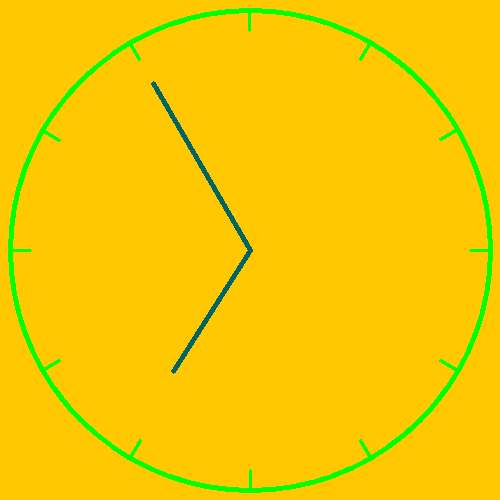
#> input picture Project_1/3/init/Data/clock1.png, 500 x 500 px
$ jupyter execute --allow-errors notebook.ipynb   (shell and % lines are left out)
#> lines starting #> are read from the running program, lines starting #| are printed output that depends on the picture; after the words box and inside, x2 and y2 are one past the last pixel; in counts of white or black regions, pixels touching at a corner belong together
<h1 align=center style="line-height:200%;font-family:vazir;color:#0099cc">
<font face="vazir" color="#0099cc">
ساعت چنده؟
</font>
</h1>

---

<h2 align=right style="line-height:200%;font-family:vazir;color:#0099cc">
<font face="vazir" color="#0099cc">
وارد کردن کتابخانه‌های مورد نیاز
</font>
</h2>

<p dir=rtl style="direction: rtl;text-align: justify;line-height:200%;font-family:vazir;font-size:medium">
<font face="vazir" size=3>
در این بخش کتابخانه‌های مورد نیاز برای انجام پروژه را وارد می‌کنیم.
</font>
</p>

[cell 1]
import cv2
import numpy as np
import matplotlib.pyplot as plt
import math

<h2 align=right style="line-height:200%;font-family:vazir;color:#0099cc">
<font face="vazir" color="#0099cc">
بارگذاری تصاویر
</font>
</h2>
<p dir=rtl style="direction: rtl;text-align: justify;line-height:200%;font-family:vazir;font-size:medium">
<font face="vazir" size=3>
تصاویری که در به عنوان نمونه در اختیار شما قرار گرفته است را در سلول زیر بارگذاری کنید. و سپس به کمک <code>matplotlib</code> نمایش دهید.
</font>
</p>

[cell 2]
clock1 = cv2.imread('../Data/clock1.png')
#> clock1 is the input picture: shape (500, 500, 3); mean B, G, R 0.7, 201.1, 244.9
clock2 = cv2.imread('../Data/clock2.png')
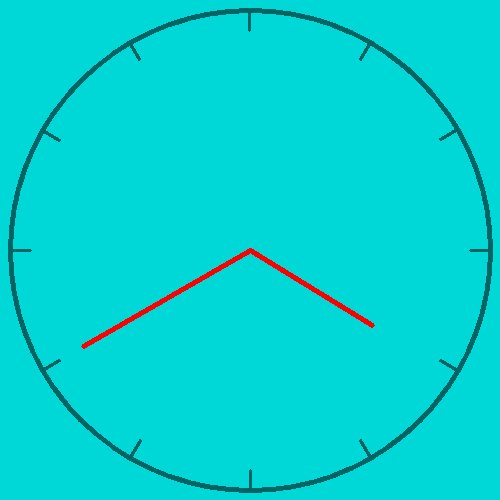
#> input picture Project_1/3/init/Data/clock2.png, 500 x 500 px
#> clock2 is the input picture: shape (500, 500, 3); mean B, G, R 209.8, 209.8, 1.7
clock3 = cv2.imread('../Data/clock3.png')
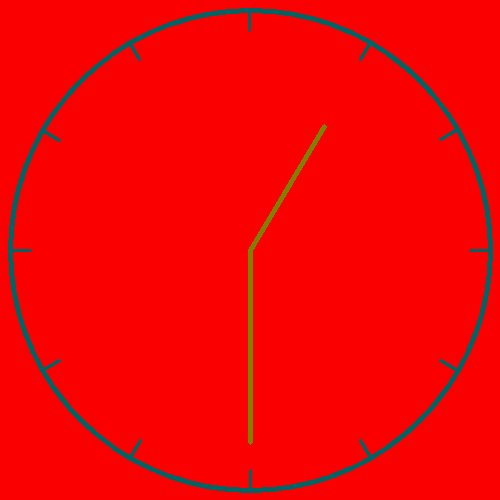
#> input picture Project_1/3/init/Data/clock3.png, 500 x 500 px
#> clock3 is the input picture: shape (500, 500, 3); mean B, G, R 3.3, 4.1, 241
clock4 = cv2.imread('../Data/clock4.png')
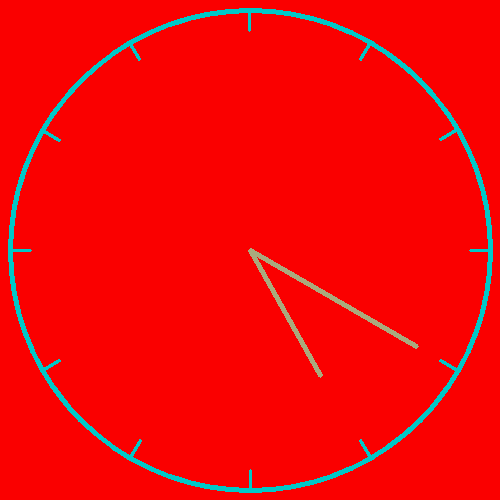
#> input picture Project_1/3/init/Data/clock4.png, 500 x 500 px
#> clock4 is the input picture: shape (500, 500, 3); mean B, G, R 7.4, 7.7, 241.3

plt.figure(figsize=(10, 8))
plt.subplot(2, 2, 1)
plt.imshow(cv2.cvtColor(clock1, cv2.COLOR_BGR2RGB))
plt.title('Clock 1')
plt.axis('off')
plt.subplot(2, 2, 2)
plt.imshow(cv2.cvtColor(clock2, cv2.COLOR_BGR2RGB))
plt.title('Clock 2')
plt.axis('off')
plt.subplot(2, 2, 3)
plt.imshow(cv2.cvtColor(clock3, cv2.COLOR_BGR2RGB))
plt.title('Clock 3')
plt.axis('off')
plt.subplot(2, 2, 4)
plt.imshow(cv2.cvtColor(clock4, cv2.COLOR_BGR2RGB))
plt.title('Clock 4')
plt.axis('off')
plt.tight_layout()
plt.show()
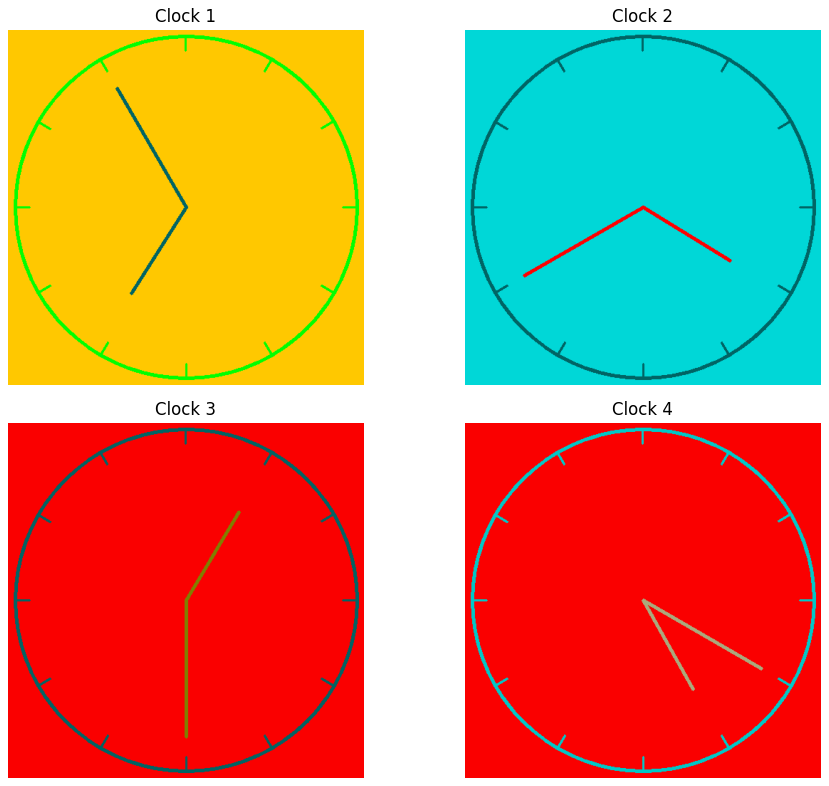
#> figure drawn by matplotlib, 4 panels

<h2 align=right style="line-height:200%;font-family:vazir;color:#0099cc">
<font face="vazir" color="#0099cc">
سیاه و سفید سازی تصویر
</font>
</h2>
<p dir=rtl style="direction: rtl;text-align: justify;line-height:200%;font-family:vazir;font-size:medium">
<font face="vazir" size=3>
با استفاده از تابعی که در تمرین پیش نوشتید،  در مرحله تصاویر را به شکل ساعت های نرمال درآورید.
</font>
</p>

[cell 3]
# [5 lines left out: function black_white_convertor, not called in this run]

<h2 align=right style="line-height:200%;font-family:vazir;color:#0099cc">
<font face="vazir" color="#0099cc">
پیدا کردن ساعت و عقربه ها
</font>
</h2>
<p dir=rtl style="direction: rtl;text-align: justify;line-height:200%;font-family:vazir;font-size:medium">
<font face="vazir" size=3>
به کمک تابعی که در تمرین قبل نوشتید ساعت و عقربه ها را پیدا کنید. دقت کنید در تمرین قبل خروجی تابع شما یک تصویر حاوی ساعت و عقربه های علامت گذاری شده بود اما تابعی که در سلول زیر مینویسید باید در نهایت تابع، عقربه ساعت شمار، عقربه دقیقه شمار و مرکز ساعت را return کند.
</font>
</p>

[cell 4]
def detect_clock(binary_image):
    if len(binary_image.shape) == 3:
        gray = cv2.cvtColor(binary_image, cv2.COLOR_BGR2GRAY)
        binary = cv2.adaptiveThreshold(
            gray,
            255,
            cv2.ADAPTIVE_THRESH_MEAN_C,
            cv2.THRESH_BINARY,
            21,
            3
        )
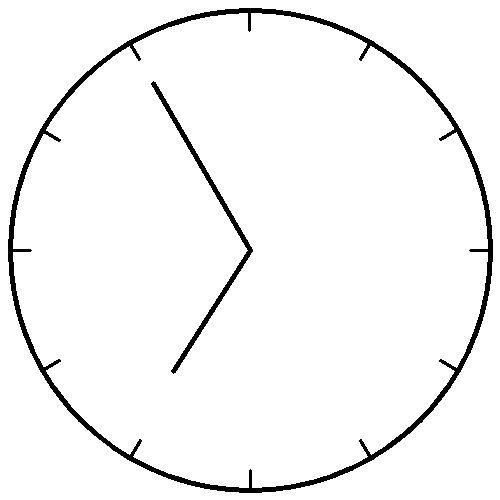
#> binary: shape (500, 500); 96.1% white; 2 black regions, box (x1, y1, x2, y2) and area: (8, 8, 493, 493) 8214, (151, 81, 253, 374) 1647
    else:
        gray = binary_image
        binary = gray   # 🔥 بسیار مهم

    circles = cv2.HoughCircles(
        binary,
        cv2.HOUGH_GRADIENT,
        dp=1,
        minDist=300,
        param1=100,
        param2=20,
        minRadius=120,
        maxRadius=260
    )
#> circles = [[249.5, 249.5, 242.4]]

    if circles is None:
        # اگر دایره‌ای پیدا نشد، تصویر ورودی را برگردان
        return cv2.cvtColor(gray, cv2.COLOR_GRAY2BGR)

    circles = np.uint16(np.around(circles))
#> circles = [[250, 250, 242]]
    x, y, r = circles[0][0]
#> x = 250; y = 250; r = 242
    center = (x, y)
#> center = (250, 250)

    # لبه یابی برای پیدا کردن خطوط
    edges = cv2.Canny(binary, 50, 150, apertureSize=3)
#> edges: shape (500, 500); 1.7% white in thin lines or dots

    # پیدا کردن خطوط با HoughLinesP
    lines = cv2.HoughLinesP(edges,
                            rho=1,
                            theta=np.pi / 180,
                            threshold=100,
                            minLineLength=40,
                            maxLineGap=10)
#> lines = [[151, 84, 250, 255], [156, 83, 252, 249], [174, 373, 252, 252], [171, 369, 235, 270]]
    if lines is None:
        # اگر خطی پیدا نشد، فقط دایره را رسم کن و بازگردان
        new_image = cv2.cvtColor(gray, cv2.COLOR_GRAY2BGR)
        cv2.circle(new_image, (x, y), r, (0, 255, 0), 3)
        return new_image

    valid_lines = []
    x_center, y_center = x, y
#> x_center = 250; y_center = 250

    for line in lines:
        x1, y1, x2, y2 = line[0]

        d1 = np.sqrt((x1 - x_center) ** 2 + (y1 - y_center) ** 2)
        d2 = np.sqrt((x2 - x_center) ** 2 + (y2 - y_center) ** 2)

        length = np.sqrt((x2 - x1) ** 2 + (y2 - y1) ** 2)

        # فیلتر کردن خطوط کوتاه
        if length < 50:
            continue

        # حداقل یکی از نقاط باید به مرکز نزدیک باشد
        if d1 > 40 and d2 > 40:
            continue

        angle = np.arctan2(y2 - y1, x2 - x1)
        valid_lines.append((line[0], length, angle))
#> this loop made 4 passes
#> (x1, y1, x2, y2, d1, d2, length, angle) on passes 1 to 4: (151, 84, 250, 255, 193.3, 5, 197.6, 1.05), (156, 83, 252, 249, 191.6, 2.24, 191.8, 1.05), (174, 373, 252, 252, 144.6, 2.83, 144, -0.998), (171, 369, 235, 270, 142.8, 25, 117.9, -0.997)
#> after the loop, valid_lines = [([151, 84, 250, 255], 197.6, 1.05), ([156, 83, 252, 249], 191.8, 1.05), ([174, 373, 252, 252], 144, -0.998), ([171, 369, 235, 270], 117.9, -0.997)]

    if len(valid_lines) < 2:
        # اگر کمتر از دو خط معتبر پیدا شد، فقط دایره را رسم کن
        new_image = cv2.cvtColor(gray, cv2.COLOR_GRAY2BGR)
        cv2.circle(new_image, (x, y), r, (0, 255, 0), 3)
        return new_image

    # مرتب سازی خطوط بر اساس طول به صورت نزولی
    valid_lines.sort(key=lambda x: x[1], reverse=True)

    # حذف خطوط موازی (زاویه نزدیک به هم)
    filtered = []
    for coords, length, angle in valid_lines:
        if any(abs(angle - a) < 0.1 for (_, _, a) in filtered):
            continue
        filtered.append((coords, length, angle))
#> this loop made 4 passes
#> (coords, length, angle) on passes 1 to 4: ([151, 84, 250, 255], 197.6, 1.05), ([156, 83, 252, 249], 191.8, 1.05), ([174, 373, 252, 252], 144, -0.998), ([171, 369, 235, 270], 117.9, -0.997)
#> after the loop, filtered = [([151, 84, 250, 255], 197.6, 1.05), ([174, 373, 252, 252], 144, -0.998)]

    if len(filtered) < 2:
        # اگر کمتر از دو خط پس از حذف موازی‌ها ماند، همان خطوط را استفاده کن
        filtered = valid_lines[:2]

    # انتخاب دو خط بلندترین (دقیقه) و دومین بلند (ساعت)
    line_minute, line_hour = filtered[0][0], filtered[1][0]
#> line_minute = [151, 84, 250, 255]; line_hour = [174, 373, 252, 252]

    # رسم خطوط و دایره روی تصویر رنگی
    new_image = cv2.cvtColor(gray, cv2.COLOR_GRAY2BGR)

    x1, y1, x2, y2 = line_minute
#> x1 = 151; y1 = 84; x2 = 250; y2 = 255
    cv2.line(new_image, (x1, y1), (x2, y2), (0, 255, 0), 3)  # سبز دقیقه

    x1, y1, x2, y2 = line_hour
#> x1 = 174; y1 = 373; x2 = 252; y2 = 252
    cv2.line(new_image, (x1, y1), (x2, y2), (0, 0, 255), 3)  # قرمز ساعت

    cv2.circle(new_image, (x, y), r, (0, 255, 0), 3)  # دایره سبز
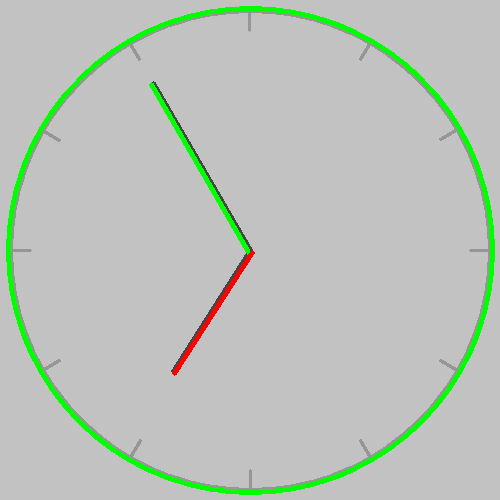
#> new_image: shape (500, 500, 3); mean B, G, R 185.9, 194.5, 186.6

    return line_hour, line_minute, center

[cell 5]
line_hour, line_minute, center = detect_clock(clock1)
#> line_hour = [174, 373, 252, 252]; line_minute = [151, 84, 250, 255]; center = (250, 250)
line_hour, line_minute, center = detect_clock(clock2)
#> in detect_clock (call 2), `circles = cv2.HoughCircles( binary, cv2.HOUGH_GRADIENT, dp=1, minDist=..`: circles = [[249.5, 249.5, 242.4]]
#> in detect_clock (call 2), `circles = np.uint16(np.around(circles))`: circles = [[250, 250, 242]]
#> in detect_clock (call 2), `edges = cv2.Canny(binary, 50, 150, apertureSize=3)`:
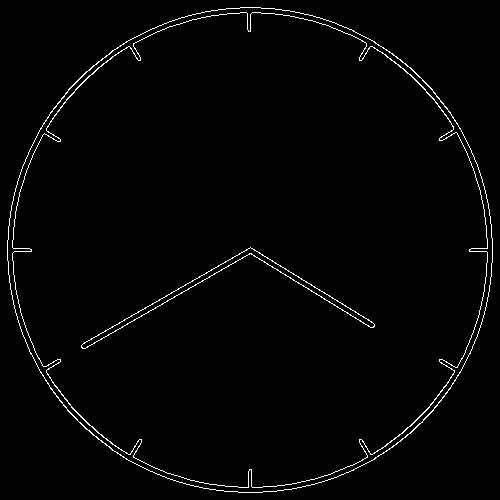
#> edges: shape (500, 500); 1.7% white in thin lines or dots
#> in detect_clock (call 2), `lines = cv2.HoughLinesP(edges, rho=1, theta=np.pi / 180, threshold=100..`: lines = [[81, 345, 249, 248], [84, 348, 255, 250], [275, 263, 372, 322]]
#> the loop in detect_clock (call 2), `for line in lines:` made 3 passes
#> (x1, y1, x2, y2, d1, d2, length, angle) on passes 1 to 3: (81, 345, 249, 248, 193.9, 2.24, 194, -0.524), (84, 348, 255, 250, 192.8, 5, 197.1, -0.52), (275, 263, 372, 322, 28.18, 141.7, 113.5, 0.546)
#> after the loop in detect_clock (call 2), `for line in lines:`: valid_lines = [([81, 345, 249, 248], 194, -0.524), ([84, 348, 255, 250], 197.1, -0.52), ([275, 263, 372, 322], 113.5, 0.546)]
#> the loop in detect_clock (call 2), `for coords, length, angle in valid_lines:` made 3 passes
#> (coords, length, angle) on passes 1 to 3: ([84, 348, 255, 250], 197.1, -0.52), ([81, 345, 249, 248], 194, -0.524), ([275, 263, 372, 322], 113.5, 0.546)
#> after the loop in detect_clock (call 2), `for coords, length, angle in valid_lines:`: filtered = [([84, 348, 255, 250], 197.1, -0.52), ([275, 263, 372, 322], 113.5, 0.546)]
#> in detect_clock (call 2), `line_minute, line_hour = filtered[0][0], filtered[1][0]`: line_minute = [84, 348, 255, 250]; line_hour = [275, 263, 372, 322]
#> in detect_clock (call 2), `x1, y1, x2, y2 = line_minute`: x1 = 84; y1 = 348; x2 = 255; y2 = 250
#> in detect_clock (call 2), `x1, y1, x2, y2 = line_hour`: x1 = 275; y1 = 263; x2 = 372; y2 = 322
#> in detect_clock (call 2), `cv2.circle(new_image, (x, y), r, (0, 255, 0), 3)`:
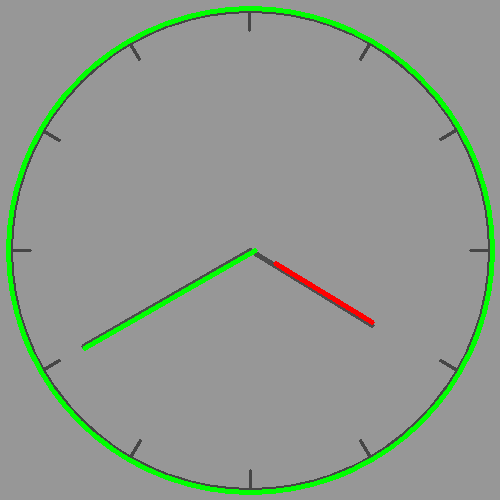
#> new_image: shape (500, 500, 3); mean B, G, R 144.1, 152.7, 144.7
#> line_hour = [275, 263, 372, 322]; line_minute = [84, 348, 255, 250]
line_hour, line_minute, center = detect_clock(clock3)
#> in detect_clock (call 3), `gray = cv2.cvtColor(binary_image, cv2.COLOR_BGR2GRAY)`:
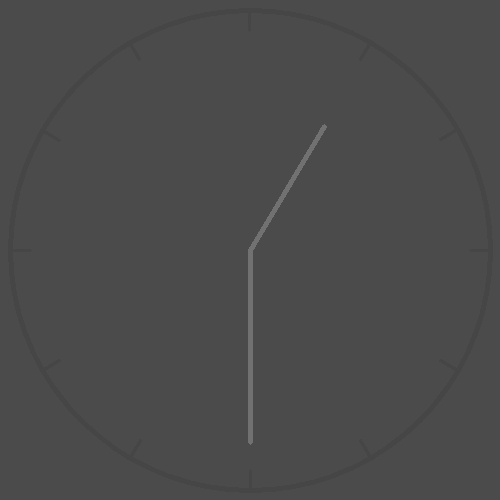
#> gray: shape (500, 500); min 70, max 113, mean 75.1
#> in detect_clock (call 3), `binary = cv2.adaptiveThreshold( gray, 255, cv2.ADAPTIVE_THRESH_MEAN_C,..`:
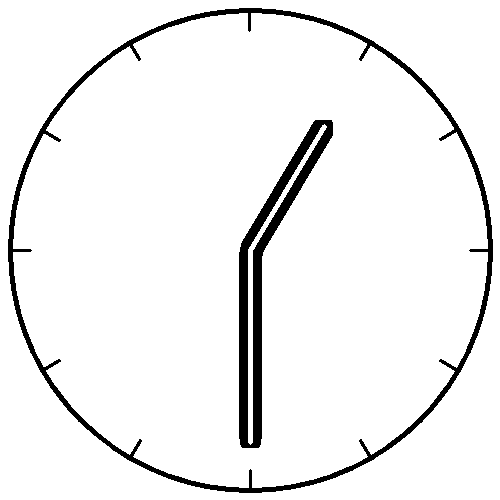
#> binary: shape (500, 500); 94.2% white; 2 black regions, box (x1, y1, x2, y2) and area: (8, 8, 493, 493) 8214, (239, 120, 333, 448) 6319
#> in detect_clock (call 3), `circles = cv2.HoughCircles( binary, cv2.HOUGH_GRADIENT, dp=1, minDist=..`: circles = [[249.5, 249.5, 242.4]]
#> in detect_clock (call 3), `circles = np.uint16(np.around(circles))`: circles = [[250, 250, 242]]
#> (the rest of the program and of its run is left out)
